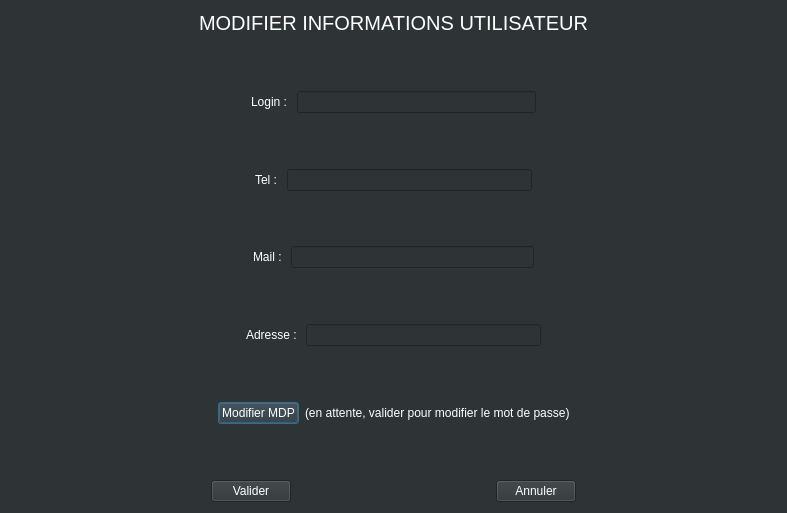
<?xml version="1.0" encoding="UTF-8"?>
<ui version="4.0">
 <class>DialogModifUser</class>
 <widget class="QDialog" name="DialogModifUser">
  <property name="geometry">
   <rect>
    <x>0</x>
    <y>0</y>
    <width>787</width>
    <height>513</height>
   </rect>
  </property>
  <property name="windowTitle">
   <string>Editer Info Utilisateur</string>
  </property>
  <property name="styleSheet">
   <string notr="true">background-color:rgb(46, 52, 54);
color:rgb(255, 255, 255);</string>
  </property>
  <layout class="QVBoxLayout" name="verticalLayout_2">
   <item>
    <layout class="QVBoxLayout" name="verticalLayout">
     <item>
      <layout class="QHBoxLayout" name="horizontalLayout_7">
       <item>
        <spacer name="horizontalSpacer_14">
         <property name="orientation">
          <enum>Qt::Horizontal</enum>
         </property>
         <property name="sizeHint" stdset="0">
          <size>
           <width>40</width>
           <height>20</height>
          </size>
         </property>
        </spacer>
       </item>
       <item>
        <widget class="QLabel" name="label_5">
         <property name="font">
          <font>
           <pointsize>15</pointsize>
          </font>
         </property>
         <property name="text">
          <string>MODIFIER INFORMATIONS UTILISATEUR</string>
         </property>
        </widget>
       </item>
       <item>
        <spacer name="horizontalSpacer_15">
         <property name="orientation">
          <enum>Qt::Horizontal</enum>
         </property>
         <property name="sizeHint" stdset="0">
          <size>
           <width>40</width>
           <height>20</height>
          </size>
         </property>
        </spacer>
       </item>
      </layout>
     </item>
     <item>
      <spacer name="verticalSpacer_4">
       <property name="orientation">
        <enum>Qt::Vertical</enum>
       </property>
       <property name="sizeHint" stdset="0">
        <size>
         <width>20</width>
         <height>40</height>
        </size>
       </property>
      </spacer>
     </item>
     <item>
      <layout class="QHBoxLayout" name="horizontalLayout_4">
       <item>
        <spacer name="horizontalSpacer_5">
         <property name="orientation">
          <enum>Qt::Horizontal</enum>
         </property>
         <property name="sizeHint" stdset="0">
          <size>
           <width>40</width>
           <height>20</height>
          </size>
         </property>
        </spacer>
       </item>
       <item>
        <widget class="QLabel" name="label_2">
         <property name="text">
          <string>Login : </string>
         </property>
        </widget>
       </item>
       <item>
        <widget class="QLineEdit" name="lineEditLogin">
         <property name="text">
          <string/>
         </property>
        </widget>
       </item>
       <item>
        <spacer name="horizontalSpacer_4">
         <property name="orientation">
          <enum>Qt::Horizontal</enum>
         </property>
         <property name="sizeHint" stdset="0">
          <size>
           <width>40</width>
           <height>20</height>
          </size>
         </property>
        </spacer>
       </item>
      </layout>
     </item>
     <item>
      <spacer name="verticalSpacer_3">
       <property name="orientation">
        <enum>Qt::Vertical</enum>
       </property>
       <property name="sizeHint" stdset="0">
        <size>
         <width>20</width>
         <height>40</height>
        </size>
       </property>
      </spacer>
     </item>
     <item>
      <layout class="QHBoxLayout" name="horizontalLayout_3">
       <item>
        <spacer name="horizontalSpacer_6">
         <property name="orientation">
          <enum>Qt::Horizontal</enum>
         </property>
         <property name="sizeHint" stdset="0">
          <size>
           <width>40</width>
           <height>20</height>
          </size>
         </property>
        </spacer>
       </item>
       <item>
        <widget class="QLabel" name="label_3">
         <property name="text">
          <string>Tel : </string>
         </property>
        </widget>
       </item>
       <item>
        <widget class="QLineEdit" name="lineEditTel"/>
       </item>
       <item>
        <spacer name="horizontalSpacer_3">
         <property name="orientation">
          <enum>Qt::Horizontal</enum>
         </property>
         <property name="sizeHint" stdset="0">
          <size>
           <width>40</width>
           <height>20</height>
          </size>
         </property>
        </spacer>
       </item>
      </layout>
     </item>
     <item>
      <spacer name="verticalSpacer_2">
       <property name="orientation">
        <enum>Qt::Vertical</enum>
       </property>
       <property name="sizeHint" stdset="0">
        <size>
         <width>20</width>
         <height>40</height>
        </size>
       </property>
      </spacer>
     </item>
     <item>
      <layout class="QHBoxLayout" name="horizontalLayout_2">
       <item>
        <spacer name="horizontalSpacer_7">
         <property name="orientation">
          <enum>Qt::Horizontal</enum>
         </property>
         <property name="sizeHint" stdset="0">
          <size>
           <width>40</width>
           <height>20</height>
          </size>
         </property>
        </spacer>
       </item>
       <item>
        <widget class="QLabel" name="label_4">
         <property name="text">
          <string>Mail : </string>
         </property>
        </widget>
       </item>
       <item>
        <widget class="QLineEdit" name="lineEditMail"/>
       </item>
       <item>
        <spacer name="horizontalSpacer_2">
         <property name="orientation">
          <enum>Qt::Horizontal</enum>
         </property>
         <property name="sizeHint" stdset="0">
          <size>
           <width>40</width>
           <height>20</height>
          </size>
         </property>
        </spacer>
       </item>
      </layout>
     </item>
     <item>
      <spacer name="verticalSpacer">
       <property name="orientation">
        <enum>Qt::Vertical</enum>
       </property>
       <property name="sizeHint" stdset="0">
        <size>
         <width>20</width>
         <height>40</height>
        </size>
       </property>
      </spacer>
     </item>
     <item>
      <layout class="QHBoxLayout" name="horizontalLayout">
       <item>
        <spacer name="horizontalSpacer_8">
         <property name="orientation">
          <enum>Qt::Horizontal</enum>
         </property>
         <property name="sizeHint" stdset="0">
          <size>
           <width>40</width>
           <height>20</height>
          </size>
         </property>
        </spacer>
       </item>
       <item>
        <widget class="QLabel" name="label">
         <property name="text">
          <string>Adresse : </string>
         </property>
        </widget>
       </item>
       <item>
        <widget class="QLineEdit" name="lineEditAdresse"/>
       </item>
       <item>
        <spacer name="horizontalSpacer">
         <property name="orientation">
          <enum>Qt::Horizontal</enum>
         </property>
         <property name="sizeHint" stdset="0">
          <size>
           <width>40</width>
           <height>20</height>
          </size>
         </property>
        </spacer>
       </item>
      </layout>
     </item>
     <item>
      <spacer name="verticalSpacer_5">
       <property name="orientation">
        <enum>Qt::Vertical</enum>
       </property>
       <property name="sizeHint" stdset="0">
        <size>
         <width>20</width>
         <height>40</height>
        </size>
       </property>
      </spacer>
     </item>
     <item>
      <layout class="QHBoxLayout" name="horizontalLayout_6">
       <item>
        <spacer name="horizontalSpacer_13">
         <property name="orientation">
          <enum>Qt::Horizontal</enum>
         </property>
         <property name="sizeHint" stdset="0">
          <size>
           <width>40</width>
           <height>20</height>
          </size>
         </property>
        </spacer>
       </item>
       <item>
        <widget class="QPushButton" name="pushButtonModifMDP">
         <property name="text">
          <string>Modifier MDP</string>
         </property>
        </widget>
       </item>
       <item>
        <widget class="QLabel" name="labelModifMDP">
         <property name="text">
          <string>(en attente, valider pour modifier le mot de passe)</string>
         </property>
        </widget>
       </item>
       <item>
        <spacer name="horizontalSpacer_12">
         <property name="orientation">
          <enum>Qt::Horizontal</enum>
         </property>
         <property name="sizeHint" stdset="0">
          <size>
           <width>40</width>
           <height>20</height>
          </size>
         </property>
        </spacer>
       </item>
      </layout>
     </item>
     <item>
      <spacer name="verticalSpacer_6">
       <property name="orientation">
        <enum>Qt::Vertical</enum>
       </property>
       <property name="sizeHint" stdset="0">
        <size>
         <width>20</width>
         <height>40</height>
        </size>
       </property>
      </spacer>
     </item>
     <item>
      <layout class="QHBoxLayout" name="horizontalLayout_5">
       <item>
        <spacer name="horizontalSpacer_11">
         <property name="orientation">
          <enum>Qt::Horizontal</enum>
         </property>
         <property name="sizeHint" stdset="0">
          <size>
           <width>40</width>
           <height>20</height>
          </size>
         </property>
        </spacer>
       </item>
       <item>
        <widget class="QPushButton" name="pushButtonValider">
         <property name="text">
          <string>Valider</string>
         </property>
        </widget>
       </item>
       <item>
        <spacer name="horizontalSpacer_9">
         <property name="orientation">
          <enum>Qt::Horizontal</enum>
         </property>
         <property name="sizeHint" stdset="0">
          <size>
           <width>40</width>
           <height>20</height>
          </size>
         </property>
        </spacer>
       </item>
       <item>
        <widget class="QPushButton" name="pushButtonAnnuler">
         <property name="text">
          <string>Annuler</string>
         </property>
        </widget>
       </item>
       <item>
        <spacer name="horizontalSpacer_10">
         <property name="orientation">
          <enum>Qt::Horizontal</enum>
         </property>
         <property name="sizeHint" stdset="0">
          <size>
           <width>40</width>
           <height>20</height>
          </size>
         </property>
        </spacer>
       </item>
      </layout>
     </item>
    </layout>
   </item>
  </layout>
 </widget>
 <resources/>
 <connections/>
</ui>
